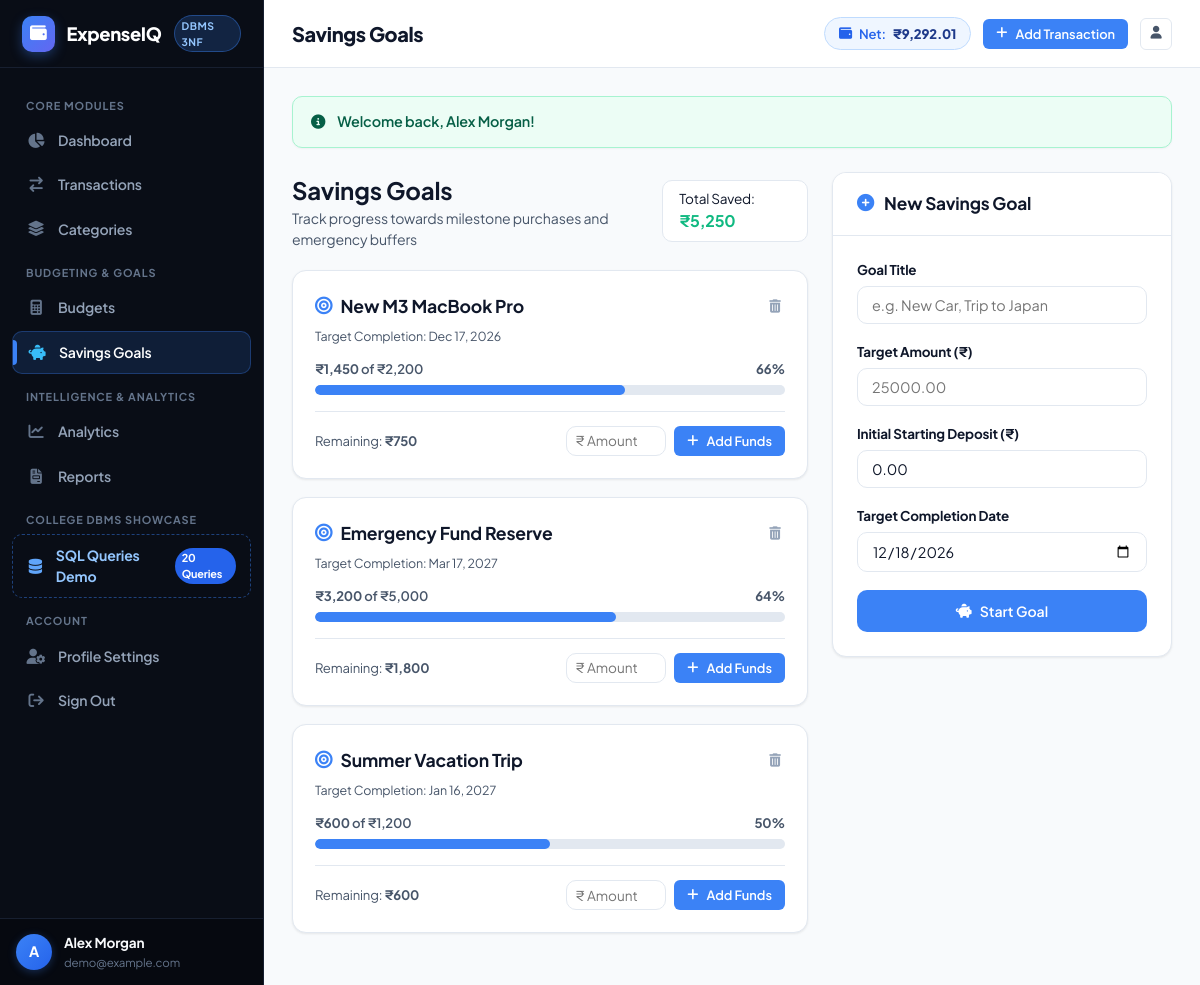
Page /savings.php (signed in) on the committed database.
### tables this page shows
CREATE TABLE `savings_goals` (
    `goal_id` INT UNSIGNED AUTO_INCREMENT PRIMARY KEY,
    `user_id` INT UNSIGNED NOT NULL,
    `goal_name` VARCHAR(120) NOT NULL,
    `target_amount` DECIMAL(10,2) NOT NULL,
    `saved_amount` DECIMAL(10,2) NOT NULL DEFAULT 0.00,
    `target_date` DATE NOT NULL,
    `created_at` TIMESTAMP NOT NULL DEFAULT CURRENT_TIMESTAMP,
    `updated_at` TIMESTAMP NOT NULL DEFAULT CURRENT_TIMESTAMP ON UPDATE CURRENT_TIMESTAMP,
    CONSTRAINT `fk_savings_user` 
        FOREIGN KEY (`user_id`) 
        REFERENCES `users` (`user_id`) 
        ON DELETE CASCADE ON UPDATE CASCADE
);

### includes/auth.php (called while the page is built, shortened)
<?php
function get_flash(): ?array {
    if (isset($_SESSION['flash_message'])) {
        $flash = $_SESSION['flash_message'];
        return $flash;
    }
    return null;
}
function formatINR(float|int|string $amount, bool $forceDecimals = false): string {
    $num = (float)$amount;
    $isNegative = $num < 0;
    $absNum = abs($num);
    $parts = explode('.', number_format($absNum, 2, '.', ''));
    $intPart = $parts[0];
    $decPart = $parts[1] ?? '00';
    if (strlen($intPart) > 3) {
        $lastThree = substr($intPart, -3);
        $remaining = substr($intPart, 0, -3);
        $chunks = [];
        if (strlen($remaining) > 0) {
            $chunks[] = $remaining;
        }
        $formattedInt = implode(',', array_reverse($chunks)) . ',' . $lastThree;
    } else {
        $formattedInt = $intPart;
    }
    $res = ($isNegative ? '-' : '') . '₹' . $formattedInt;
    if ($forceDecimals || (int)$decPart > 0) {
        $res .= '.' . $decPart;
    }
    return $res;
}
function format_currency(float|int|string $amount, bool $forceDecimals = false): string {
    return formatINR($amount, $forceDecimals);
}
function format_date(string $date): string {
    $timestamp = strtotime($date);
    return $timestamp ? date('M d, Y', $timestamp) : $date;
}

### savings.php (the view, shortened to what this page needs)
<?php
require_once __DIR__ . '/includes/auth.php';
$user = current_user();
$userId = $user['id'];
$pdo = getDBConnection();
$stmtGoals = $pdo->prepare("
    SELECT * FROM savings_goals
    WHERE user_id = ?
    ORDER BY (saved_amount / target_amount) DESC, target_date ASC
");
$stmtGoals->execute([$userId]);
$goals = $stmtGoals->fetchAll();
$totalSavedAll = 0.0;
foreach ($goals as $g) {
    $totalSavedAll += (float)$g['saved_amount'];
}
$flash = get_flash();
require_once __DIR__ . '/includes/header.php';
require_once __DIR__ . '/includes/sidebar.php';
?>
<div class="main-wrapper">
    <?php require_once __DIR__ . '/includes/navbar.php'; ?>
    <div class="content-body">
        <?php if ($flash): ?>
            <div class="flash-alert flash-<?= htmlspecialchars($flash['type']) ?>">
                <i class="fa-solid fa-circle-info"></i>
                <span><?= htmlspecialchars($flash['message']) ?></span>
            </div>
        <?php endif; ?>
        <div class="grid-2" style="grid-template-columns: 1fr 340px; align-items: start;">
            <div>
                <div style="display: flex; justify-content: space-between; align-items: center; margin-bottom: 20px;">
                    <div>
                        <h2>Savings Goals</h2>
                        <p style="color: var(--text-secondary); font-size: 0.88rem;">Track progress towards milestone purchases and emergency buffers</p>
                    </div>
                    <div style="background: white; padding: 8px 16px; border-radius: var(--radius-md); border: 1px solid var(--border-color); font-size: 0.85rem;">
                        Total Saved: <strong style="color: var(--success); font-size: 1rem;"><?= format_currency($totalSavedAll) ?></strong>
                    </div>
                </div>
                <?php if (empty($goals)): ?>
                    <div class="empty-state">
                        <div class="empty-state-icon">
                            <i class="fa-solid fa-piggy-bank"></i>
                        </div>
                        <div class="empty-state-title">No Savings Goals Set Yet</div>
                        <div class="empty-state-desc">Define target milestone funds (such as Vacation, Laptop, or Emergency Buffer) to visualize your progress and stay motivated!</div>
                    </div>
                <?php else: ?>
                    <div style="display: grid; gap: 18px;">
                        <?php foreach ($goals as $g):
                            $target = (float)$g['target_amount'];
                            $saved = (float)$g['saved_amount'];
                            $pct = $target > 0 ? min(round(($saved / $target) * 100), 100) : 0;
                            $remaining = max($target - $saved, 0);
                            $isCompleted = $saved >= $target;
                        ?>
                            <div class="card" style="margin-bottom: 0;">
                                <div class="card-body" style="padding: 22px;">
                                    <div style="display: flex; justify-content: space-between; align-items: flex-start; margin-bottom: 12px;">
                                        <div>
                                            <h4 style="font-size: 1.1rem; margin-bottom: 4px; display: flex; align-items: center; gap: 8px;">
                                                <i class="fa-solid fa-bullseye" style="color: var(--brand-primary);"></i>
                                                <?= htmlspecialchars($g['goal_name']) ?>
                                            </h4>
                                            <span style="font-size: 0.78rem; color: var(--text-secondary);">
                                                Target Completion: <?= format_date($g['target_date']) ?>
                                            </span>
                                        </div>
                                        <form method="POST" action="savings.php" id="deleteGoalForm_<?= $g['goal_id'] ?>" style="display: inline;">
                                            <button type="button" onclick="confirmAction('Are you sure you want to delete the savings goal &quot;<?= htmlspecialchars(addslashes($g['goal_name'])) ?>&quot;?', () => document.getElementById('deleteGoalForm_<?= $g['goal_id'] ?>').submit(), 'Delete Savings Goal')" style="background: none; border: none; color: #94a3b8; cursor: pointer; padding: 4px;" title="Delete Goal">
                                                <i class="fa-solid fa-trash-can"></i>
                                            </button>
                                        </form>
                                    </div>
                                    <div class="progress-container">
                                        <div class="progress-header">
                                            <span><strong><?= format_currency($saved) ?></strong> of <?= format_currency($target) ?></span>
                                            <span><strong><?= $pct ?>%</strong></span>
                                        </div>
                                        <div class="progress-bar-bg" style="height: 10px;">
                                            <div class="progress-bar-fill <?= $isCompleted ? 'progress-success' : 'progress-normal' ?>" style="width: <?= $pct ?>%;"></div>
                                        </div>
                                    </div>
                                    <div style="margin-top: 16px; padding-top: 14px; border-top: 1px solid var(--border-card); display: flex; justify-content: space-between; align-items: center; flex-wrap: wrap; gap: 12px;">
                                        <span style="font-size: 0.82rem; color: var(--text-secondary);">
                                            Remaining: <strong><?= format_currency($remaining) ?></strong>
                                        </span>
                                        <form method="POST" action="savings.php" style="display: flex; gap: 8px;">
                                            <input type="number" step="0.01" min="1" name="deposit_amount" placeholder="₹ Amount" class="form-control" style="width: 100px; padding: 5px 8px; font-size: 0.85rem;" required>
                                            <button type="submit" class="btn btn-primary btn-sm">
                                                <i class="fa-solid fa-plus"></i> Add Funds
                                            </button>
                                        </form>
                                    </div>
                                </div>
                            </div>
                        <?php endforeach; ?>
                    </div>
                <?php endif; ?>
            </div>
            <div class="card">
                <div class="card-header">
                    <h3 class="card-title"><i class="fa-solid fa-plus-circle" style="color: var(--brand-primary);"></i> New Savings Goal</h3>
                </div>
                <div class="card-body">
                    <form method="POST" action="savings.php">
                        <div class="form-group">
                            <label class="form-label" for="goal_name">Goal Title</label>
                            <input type="text" id="goal_name" name="goal_name" class="form-control" placeholder="e.g. New Car, Trip to Japan" required>
                        </div>
                        <div class="form-group">
                            <label class="form-label" for="target_amount">Target Amount (₹)</label>
                            <input type="number" step="0.01" min="1" id="target_amount" name="target_amount" class="form-control" placeholder="25000.00" required>
                        </div>
                        <div class="form-group">
                            <label class="form-label" for="saved_amount">Initial Starting Deposit (₹)</label>
                            <input type="number" step="0.01" min="0" id="saved_amount" name="saved_amount" class="form-control" value="0.00">
                        </div>
                        <div class="form-group">
                            <label class="form-label" for="target_date">Target Completion Date</label>
                            <input type="date" id="target_date" name="target_date" class="form-control" value="<?= date('Y-m-d', strtotime('+3 months')) ?>" required>
                        </div>
                        <button type="submit" class="btn btn-primary" style="width: 100%; padding: 11px;">
                            <i class="fa-solid fa-piggy-bank"></i> Start Goal
                        </button>
                    </form>
                </div>
            </div>
        </div>
    </div>
<?php require_once __DIR__ . '/includes/footer.php'; ?>

### assets/css/style.css (style rules this page uses)
:root { --font-primary: 'Plus Jakarta Sans', -apple-system, BlinkMacSystemFont, "Segoe UI", Roboto, sans-serif; --bg-main: #f8fafc; --bg-card: #ffffff; --bg-subtle: #f1f5f9; --bg-sidebar: #090d16; --bg-sidebar-hover: #171f30; --bg-sidebar-active: #3b82f6; --text-primary: #0f172a; --text-secondary: #475569; --text-muted: #94a3b8; --text-light: #ffffff; --brand-primary: #3b82f6; --brand-primary-hover: #2563eb; --brand-primary-light: #eff6ff; --brand-primary-border: #bfdbfe; --success: #10b981; --success-hover: #059669; --success-light: #ecfdf5; --success-border: #a7f3d0; --success-text: #065f46; --danger: #ef4444; --danger-hover: #dc2626; --danger-light: #fef2f2; --danger-border: #fecaca; --danger-text: #991b1b; --warning: #f59e0b; --warning-hover: #d97706; --warning-light: #fffbeb; --warning-border: #fde68a; --warning-text: #92400e; --info: #0ea5e9; --info-light: #f0f9ff; --info-border: #bae6fd; --info-text: #075985; --border-color: #e2e8f0; --border-card: #e2e8f0; --shadow-xs: 0 1px 2px rgba(0, 0, 0, 0.04); --shadow-sm: 0 1px 3px rgba(0, 0, 0, 0.05), 0 1px 2px rgba(0, 0, 0, 0.03); --shadow-md: 0 4px 6px -1px rgba(0, 0, 0, 0.07), 0 2px 4px -2px rgba(0, 0, 0, 0.04); --shadow-lg: 0 10px 15px -3px rgba(0, 0, 0, 0.08), 0 4px 6px -4px rgba(0, 0, 0, 0.03); --shadow-xl: 0 20px 25px -5px rgba(0, 0, 0, 0.1), 0 8px 10px -6px rgba(0, 0, 0, 0.04); --radius-sm: 6px; --radius-md: 10px; --radius-lg: 14px; --radius-xl: 20px; --radius-full: 9999px; --sidebar-width: 264px; --navbar-height: 68px; --transition: all 0.2s cubic-bezier(0.4, 0, 0.2, 1); }
* { margin: 0; padding: 0; box-sizing: border-box; }
body { font-family: var(--font-primary); background-color: var(--bg-main); color: var(--text-primary); line-height: 1.5; -webkit-font-smoothing: antialiased; letter-spacing: -0.01em; }
button, input, select, textarea { font-family: inherit; }
.main-wrapper { flex: 1; margin-left: var(--sidebar-width); display: flex; flex-direction: column; min-width: 0; min-height: 100vh; }
.content-body { padding: 28px; flex: 1; }
.card { background: var(--bg-card); border-radius: var(--radius-lg); box-shadow: var(--shadow-sm); border: 1px solid var(--border-card); margin-bottom: 24px; overflow: hidden; }
.card-header { padding: 18px 24px; border-bottom: 1px solid var(--border-color); display: flex; justify-content: space-between; align-items: center; background: #ffffff; flex-wrap: wrap; gap: 12px; }
.card-title { font-size: 1.08rem; font-weight: 700; color: var(--text-primary); display: flex; align-items: center; gap: 10px; margin: 0; }
.card-title i { color: var(--brand-primary); }
.card-body { padding: 24px; }
.grid-2 { display: grid; grid-template-columns: repeat(2, 1fr); gap: 24px; margin-bottom: 24px; }
.progress-container { margin-top: 8px; }
.progress-header { display: flex; justify-content: space-between; font-size: 0.82rem; color: var(--text-secondary); margin-bottom: 6px; font-weight: 600; }
.progress-bar-bg { width: 100%; height: 8px; background: #e2e8f0; border-radius: var(--radius-full); overflow: hidden; }
.progress-bar-fill { height: 100%; border-radius: var(--radius-full); transition: width 0.6s ease; }
.progress-normal { background: #3b82f6; }
.btn { display: inline-flex; align-items: center; justify-content: center; gap: 8px; padding: 9px 18px; border-radius: var(--radius-md); font-weight: 600; font-size: 0.88rem; cursor: pointer; border: 1px solid transparent; transition: var(--transition); text-decoration: none; white-space: nowrap; }
.btn-primary { background: var(--brand-primary); color: #ffffff; }
.btn-sm { padding: 6px 12px; font-size: 0.8rem; border-radius: var(--radius-sm); }
.form-group { margin-bottom: 18px; }
.form-label { display: block; font-size: 0.84rem; font-weight: 700; color: var(--text-primary); margin-bottom: 6px; }
.form-control, .form-select { width: 100%; padding: 9px 14px; font-family: inherit; font-size: 0.9rem; border: 1px solid var(--border-color); border-radius: var(--radius-md); background-color: #ffffff; color: var(--text-primary); transition: var(--transition); }
.flash-alert { padding: 14px 18px; border-radius: var(--radius-md); margin-bottom: 24px; display: flex; align-items: center; gap: 12px; font-size: 0.9rem; font-weight: 600; box-shadow: var(--shadow-xs); animation: fadeIn 0.25s ease-in-out; }
.flash-success { background: var(--success-light); color: var(--success-text); border: 1px solid var(--success-border); }

### rows in the picture
savings_goals: goal_name "New M3 MacBook Pro", target_date "Dec 17, 2026", saved_amount "₹1,450", target_amount "₹2,200", pct "66", remaining "₹750"
savings_goals: goal_name "Emergency Fund Reserve", target_date "Mar 17, 2027", saved_amount "₹3,200", target_amount "₹5,000", pct "64", remaining "₹1,800"
savings_goals: goal_name "Summer Vacation Trip", target_date "Jan 16, 2027", saved_amount "₹600", target_amount "₹1,200", pct "50", remaining "₹600"

### other values in the picture
substr($user['name'], 0, 1) "A"
$user['name'] "Alex Morgan"
$user['email'] "demo@example.com"
$pageTitle "Savings Goals"
format_currency($quickBalance) "₹9,292.01"
$flash['message'] "Welcome back, Alex Morgan!"
format_currency($totalSavedAll) "₹5,250"
